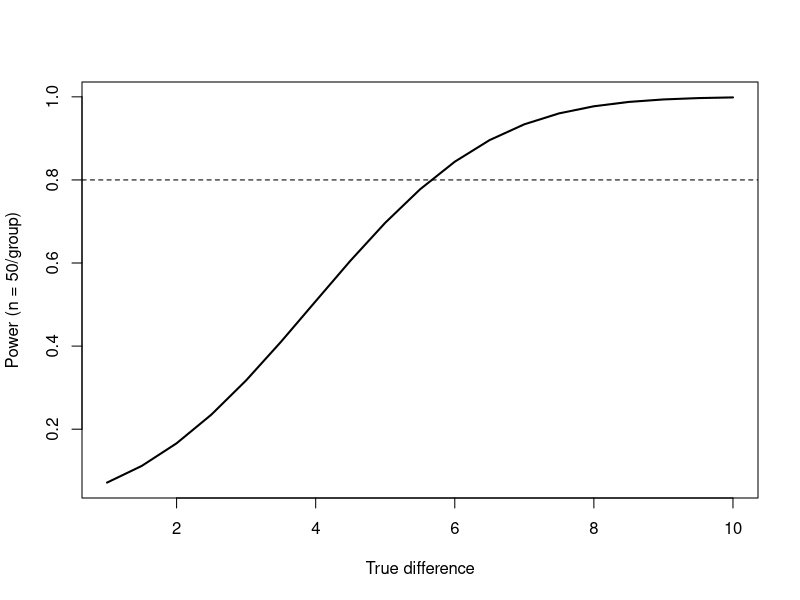

Here is the R script that generated this plot:
## ---- chunk 1
knitr::opts_chunk$set(fig.align = "center")
## ---- chunk 2
power.t.test(delta = 5, sd = 10, sig.level = 0.05, power = 0.80)
## ---- chunk 3
power.t.test(n = 30, delta = 5, sd = 10)$power
## ---- chunk 4
power.prop.test(p1 = 0.10, p2 = 0.12, power = 0.80)
## ---- chunk 5
power.anova.test(groups = 4,
                 between.var = 1, within.var = 9,
                 power = 0.80)
## ---- chunk 6
deltas <- seq(1, 10, 0.5)
pw <- sapply(deltas, function(d)
  power.t.test(n = 50, delta = d, sd = 10)$power)
plot(deltas, pw, type = "l", lwd = 2,
     xlab = "True difference", ylab = "Power (n = 50/group)")
abline(h = 0.8, lty = 2)
## ---- chunk 7
set.seed(9)
one_run <- function(n, delta) {
  t.test(rnorm(n), rnorm(n, mean = delta))$p.value < 0.05
}
mean(replicate(2000, one_run(64, 5/10 * 10)))   # matches power.t.test
